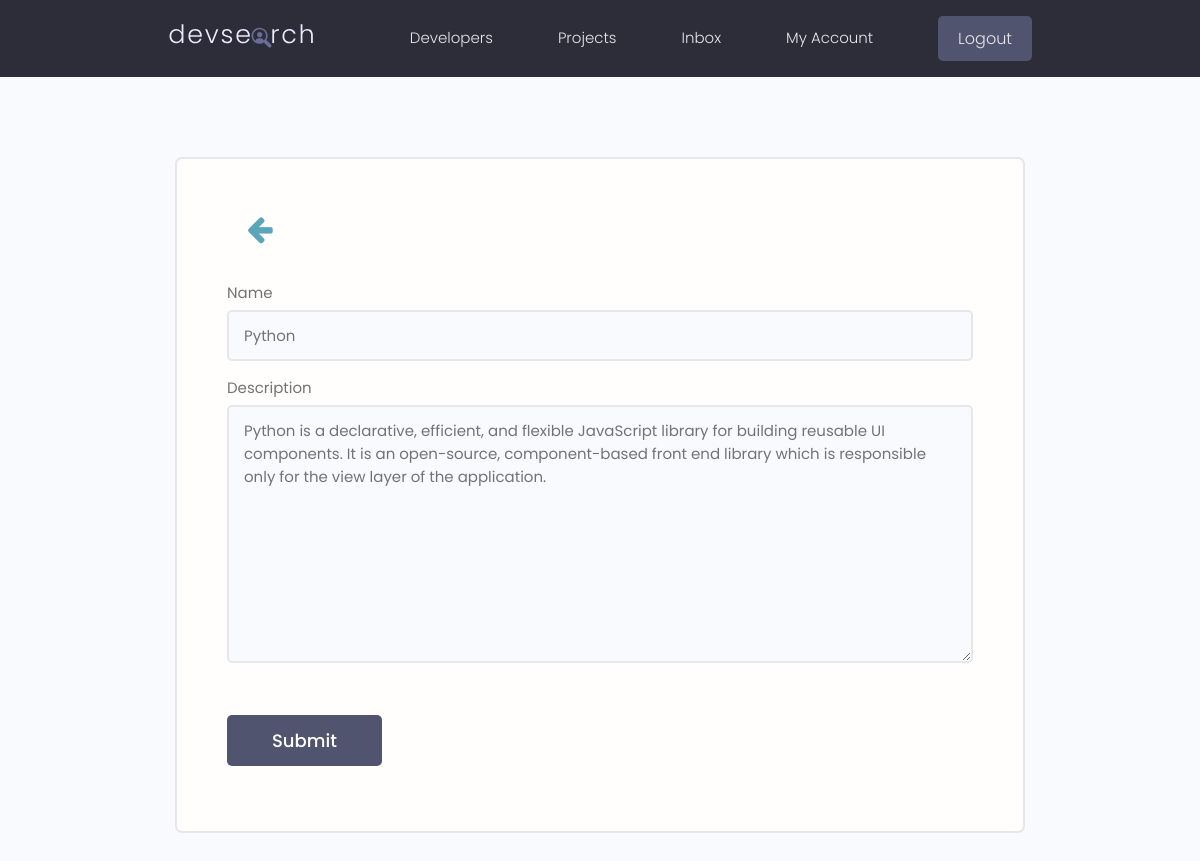
Page /update-skill/ab8c95c9-4c0d-4f5d-97a2-0d1c5f7a8c30 (signed in) on the committed database.
### users/models.py (models this page shows, shortened)
class Skill(models.Model):
    owner = models.ForeignKey(Profile, on_delete=models.CASCADE, null=True, blank=True)
    name = models.CharField(max_length=200, blank=True, null=True)
    description = models.TextField(blank=True, null=True)
    created = models.DateTimeField(auto_now_add=True)
    id = models.UUIDField(default=uuid.uuid4, unique=True, primary_key=True, editable=False)

### users/views.py (the view)
# urls.py: path('update-skill/<str:pk>', views.updateSkill, name='update-skill'),
@login_required(login_url="login")
def updateSkill(request, pk):
    profile = request.user.profile
    skill = profile.skill_set.get(id=pk)
    form = SkillForm(instance=skill)
    if request.method == 'POST':
        form = SkillForm(request.POST, instance=skill)
        if form.is_valid():
            skill.save()
            messages.success(request, "Skill was updated successfully!")
            return redirect('account')
    context = {'form': form}
    return render(request, 'users/skill_form.html', context)

### users/forms.py
class SkillForm(ModelForm):
    class Meta:
        model = Skill
        fields = ['name', 'description']
    def __init__(self, *args, **kwargs):
        super(SkillForm, self).__init__(*args, **kwargs)
        for name, field in self.fields.items():
            field.widget.attrs.update({'class': 'input'})

### users/templates/users/skill_form.html (shortened to what this page needs)
{% extends 'main.html' %}
{% block content %}
<main class="formPage my-xl">
    <div class="content-box">
        <div class="formWrapper">
            <a  href="{% url 'account' %}"><i class="fa fa-arrow-left"></i></a>
            <br>
            <form class="form" method="POST" action="" >
                {% for field in form %}
                <div class="form__field">
                    <label for="formInput#text">{{field.label}}</label>
                    {{field}}
                </div>
                {% endfor %}
                <input class="btn btn--sub btn--lg  my-md" type="submit" value="Submit" />
            </form>
        </div>
    </div>
</main>
{% endblock %}

### static/styles/app.css (style rules this page uses)
:root { --color-sub: #2d2d39; }
.btn--sub { background-color: var(--color-sub-light); }
.content-box { width: 95%; max-width: 85rem; margin: 0 auto; }
.fa { padding: 20px !important; font-size: 30px !important; width: 30px !important; text-align: center !important; text-decoration: none !important; border-radius: 50% !important; }
.formPage .formWrapper { list-style: none; background: var(--color-white); padding: 3.5rem 5rem; border: 2px solid var(--color-light); border-radius: 0.7rem; }

### static/uikit/styles/modules/_variables.css (style rules this page uses)
:root { --color-main: #5aa5b9; --color-main-light: #e6faff; --color-sub: #3f4156; --color-sub-light: #51546e; --color-sub-lighter: #ededfd; --color-text: #737373; --color-gray: #8b8b8b; --color-light: #e5e7eb; --color-light-gray: #767676; --color-bg: #f8fafd; --color-white: #fffefd; --color-white-light: #f3f3f3; --color-success: #359e64; --color-success-bg: #def8e8; --color-error: #fc4b0b; --color-error-bg: #fff2ee; --font-base: 'Poppins', arial, helvetica, 'Segoe UI', roboto, ubuntu, sans-serif; --font-monospace: 'Fira Code', 'Courier New', courier, monospace; --font-regular: 300; --font-medium: 500; --font-bold: 700; --generic-shadow: 1px 1px 5px #00000010; --generic-transition: all 0.3s ease-in-out; }

### static/uikit/styles/modules/_base.css (style rules this page uses)
* { margin: 0; padding: 0; box-sizing: border-box; text-rendering: optimizeLegibility; color: inherit; font-size: inherit; }
html { font-size: 50%; }
@media only screen and (min-width: 480px) { html { font-size: 56.25%; } }
@media only screen and (min-width: 1200px) { html { font-size: 62.5%; } }
body { line-height: 1.6; font-weight: 400; font-size: 1.5rem; color: var(--color-text); background-color: var(--color-bg); min-height: 100vh; }

### static/uikit/styles/modules/_typography.css (style rules this page uses)
* { font-family: var(--font-base); }
a { padding-bottom: 2px; text-decoration: none; display: inline-block; color: var(--color-main); font-weight: var(--font-medium); }

### static/uikit/styles/modules/_utilities.css (style rules this page uses)
.my-md { margin: 3rem auto; }
.my-xl { margin: 8rem auto; }

### static/uikit/styles/modules/_button.css (style rules this page uses)
.btn { display: inline-block; position: relative; cursor: pointer; background-color: var(--color-light); font-weight: var(--font-medium); color: var(--color-sub); text-decoration: none; padding: 1rem 2rem; border-radius: 0.5rem; border: none; width: -webkit-fit-content; width: -moz-fit-content; width: fit-content; height: -webkit-fit-content; height: -moz-fit-content; height: fit-content; font-size: 1.6rem; outline-width: 0; outline-color: transparent; -webkit-backface-visibility: hidden; backface-visibility: hidden; transition: all 0.3s ease-in-out; }
.btn--sub { background-color: var(--color-sub); color: var(--color-white); }
.btn--lg { font-size: 1.8rem; padding: 1.2rem 4.5rem; }

### static/uikit/styles/modules/_form.css (style rules this page uses)
.form { display: block; }
.form__field { margin-top: 1.5rem; margin-bottom: 1.5rem; }
.form__label, .form__field > label { display: block; margin-bottom: 0.5rem; color: var(--color-text); }
input.input[type='text'], input.input[type='email'], input.input[type='password'], input.input[type='number'], textarea.input { min-width: 24rem; width: 100%; padding: 1.2rem 1.5rem; border-radius: 0.5rem; border: 2px solid var(--color-light); transition: all 0.3s ease-in-out; background-color: var(--color-bg); }

### rows in the picture
Skill: form "Python" "Python is a declarative, efficient, and flexible JavaScript library for building reusable UI components. It is an open-source, component-based front end library which is responsible only for the view layer of the application."

### other values in the picture
{{ field.label }} "Name" "Description"
